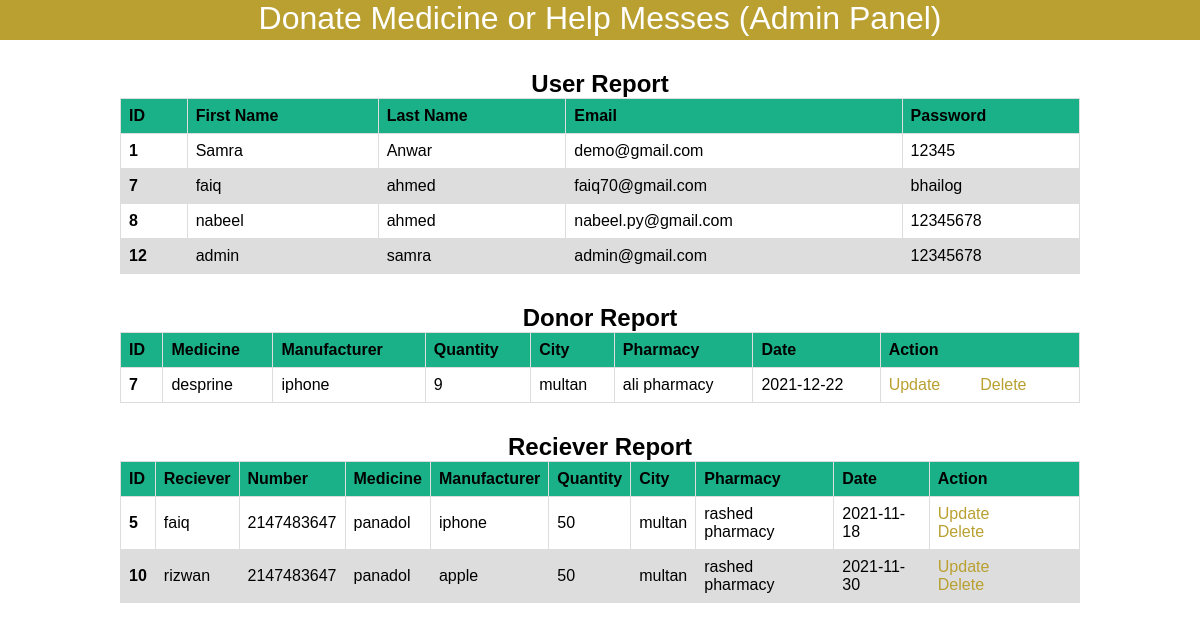
The app's page /admin.php with its own data.
### tables this page shows
CREATE TABLE `signup_form` (
  `id` int(11) NOT NULL,
  `first_name` varchar(100) NOT NULL,
  `last_name` varchar(100) NOT NULL,
  `email` varchar(100) NOT NULL,
  `password` varchar(100) NOT NULL
);

CREATE TABLE `donor` (
  `id` int(11) NOT NULL,
  `do_medicine` varchar(255) DEFAULT NULL,
  `do_date` date DEFAULT NULL,
  `do_manufacturer` varchar(255) DEFAULT NULL,
  `do_quantity` int(11) DEFAULT NULL,
  `do_city` varchar(255) DEFAULT NULL,
  `do_pharmacy` varchar(255) DEFAULT NULL
);

CREATE TABLE `reciever` (
  `re_id` int(11) NOT NULL,
  `re_reciever` varchar(250) DEFAULT NULL,
  `re_number` int(11) DEFAULT NULL,
  `re_medicine` varchar(250) DEFAULT NULL,
  `re_date` date DEFAULT NULL,
  `re_manufacturer` varchar(250) DEFAULT NULL,
  `re_quantity` int(11) DEFAULT NULL,
  `re_city` varchar(250) DEFAULT NULL,
  `re_pharmacy` varchar(250) DEFAULT NULL
);

### admin.php (the view, shortened to what this page needs)
<!DOCTYPE html>
<html>
<head>
    <link rel="stylesheet" href="samra_anwar.css">
</head>
<body>
<div id="">
    <div id="header">
        <h1>Donate Medicine or Help Messes (Admin Panel)</h1>
    </div>
</div>
<h2>User Report</h2>
<table>
    <thead>
    <tr>
        <th scope="col">ID</th>
        <th scope="col">First Name</th>
        <th scope="col">Last Name</th>
        <th scope="col">Email</th>
        <th scope="col">Password</th>
    </tr>
    </thead>
    <tbody>
    <?php
    include('dbcon.php');
    $sql="Select * from signup_form";
    $sql2="Select * from donor";
    $sql3="Select * from reciever";
    $result = $connection->query($sql);
    $result2 = $connection->query($sql2);
    $result3 = $connection->query($sql3);
    if ($result->num_rows > 0) {
        while ($row = $result->fetch_assoc()) {
            ?>
            <tr>
                <th scope="row"> <?php echo $row['id']; ?> </th>
                <td><?php echo $row['first_name']; ?> </td>
                <td><?php echo $row['last_name']; ?> </td>
                <td><?php echo $row['email']; ?> </td>
                <td><?php echo $row['password']; ?> </td>
            </tr>
        <?php    }
    }else { ?>
        No Records Found
    <?php } ?>
    </tbody>
</table>
<h2>Donor Report</h2>
<table>
    <thead>
    <tr>
        <th scope="col">ID</th>
        <th scope="col">Medicine</th>
        <th scope="col">Manufacturer</th>
        <th scope="col">Quantity</th>
        <th scope="col">City</th>
        <th scope="col">Pharmacy</th>
        <th scope="col">Date</th>
        <th scope="col">Action</th>
    </tr>
    </thead>
    <tbody>
    <?php
    if ($result2->num_rows > 0) {
        while ($row = $result2->fetch_assoc()) {
            ?>
            <tr>
                <th scope="row"> <?php echo $row['id']; ?> </th>
                <td><?php echo $row['do_medicine']; ?> </td>
                <td><?php echo $row['do_manufacturer']; ?> </td>
                <td><?php echo $row['do_quantity']; ?> </td>
                <td><?php echo $row['do_city']; ?> </td>
                <td><?php echo $row['do_pharmacy']; ?> </td>
                <td><?php echo $row['do_date']; ?> </td>
                <td><a href="edit_donor.php?id=<?php echo $row['id']; ?>">Update</a>  &nbsp &nbsp &nbsp &nbsp <a href="delete_donor.php?id=<?php echo $row['id']; ?>">Delete</a> </td>
            </tr>
        <?php    }
    }else { ?>
        No Records Found
    <?php } ?>
    </tbody>
</table>
<h2>Reciever Report</h2>
<table>
    <thead>
    <tr>
        <th scope="col">ID</th>
        <th scope="col">Reciever</th>
        <th scope="col">Number</th>
        <th scope="col">Medicine</th>
        <th scope="col">Manufacturer</th>
        <th scope="col">Quantity</th>
        <th scope="col">City</th>
        <th scope="col">Pharmacy</th>
        <th scope="col">Date</th>
        <th scope="col">Action</th>
    </tr>
    </thead>
    <tbody>
    <?php
    if ($result3->num_rows > 0) {
        while ($row = $result3->fetch_assoc()) {
            ?>
            <tr>
                <th scope="row"> <?php echo $row['re_id']; ?> </th>
                <td><?php echo $row['re_reciever']; ?> </td>
                <td><?php echo $row['re_number']; ?> </td>
                <td><?php echo $row['re_medicine']; ?> </td>
                <td><?php echo $row['re_manufacturer']; ?> </td>
                <td><?php echo $row['re_quantity']; ?> </td>
                <td><?php echo $row['re_city']; ?> </td>
                <td><?php echo $row['re_pharmacy']; ?> </td>
                <td><?php echo $row['re_date']; ?> </td>
                <td><a href="edit_reciever.php?id=<?php echo $row['re_id']; ?>">Update</a>  &nbsp &nbsp &nbsp &nbsp <a href="delete_reciever.php?id=<?php echo $row['re_id']; ?>">Delete</a> </td>
            </tr>
        <?php    }
    }else { ?>
        No Records Found
    <?php } ?>
    </tbody>
</table>
</body>
</html>

### samra_anwar.css (style rules this page uses)
* { margin: 0px; padding: 0px; box-sizing: border-box; font-family: 'Franklin Gothic Medium', 'Arial Narrow', Arial, sans-serif; }
#header { background-color:rgb(185, 160, 49); width: 100%; height: 40px; color: white; text-align: right; }
.f1 h2 ,h1 ,p,a { margin-top: 0px; }
a { text-decoration:none; color:rgb(185, 160, 49);; transition:.5s ease; }
h1 { text-align:center; color:#ffffff; font-weight:300; margin:0 0 40px; }

### admin.php (style rules this page uses)
table { font-family: arial, sans-serif; border-collapse: collapse; width: 80%; margin-left: 10%; }
thead { background: #1ab188; }
td, th { border: 1px solid #dddddd; text-align: left; padding: 8px; }
tr:nth-child(even) { background-color: #dddddd; }
h2 { text-align: center; margin-top: 30px; }
* { font-family: 'Franklin Gothic', 'Arial Narrow', Arial, sans-serif; }

### records on screen
signup_form: id "1", first_name "Samra", last_name "Anwar", email "demo@gmail.com", password "12345"
signup_form: id "7", first_name "faiq", last_name "ahmed", email "faiq70@gmail.com", password "bhailog"
signup_form: id "8", first_name "nabeel", last_name "ahmed", email "nabeel.py@gmail.com", password "12345678"
signup_form: id "12", first_name "admin", last_name "samra", email "admin@gmail.com", password "12345678"
donor: id "7", do_medicine "desprine", do_manufacturer "iphone", do_quantity "9", do_city "multan", do_pharmacy "ali pharmacy", do_date "2021-12-22"
reciever: re_id "5", re_reciever "faiq", re_number "2147483647", re_medicine "panadol", re_manufacturer "iphone", re_quantity "50", re_city "multan", re_pharmacy "rashed pharmacy", re_date "2021-11-18"
reciever: re_id "10", re_reciever "rizwan", re_number "2147483647", re_medicine "panadol", re_manufacturer "apple", re_quantity "50", re_city "multan", re_pharmacy "rashed pharmacy", re_date "2021-11-30"
